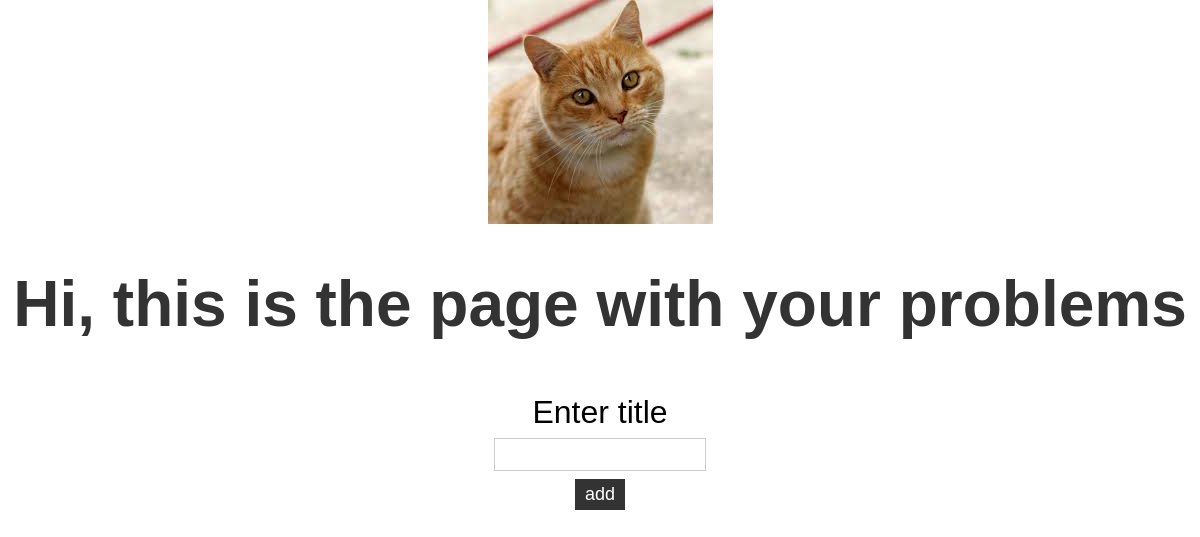
/, run on an earlier commit of the app's database.
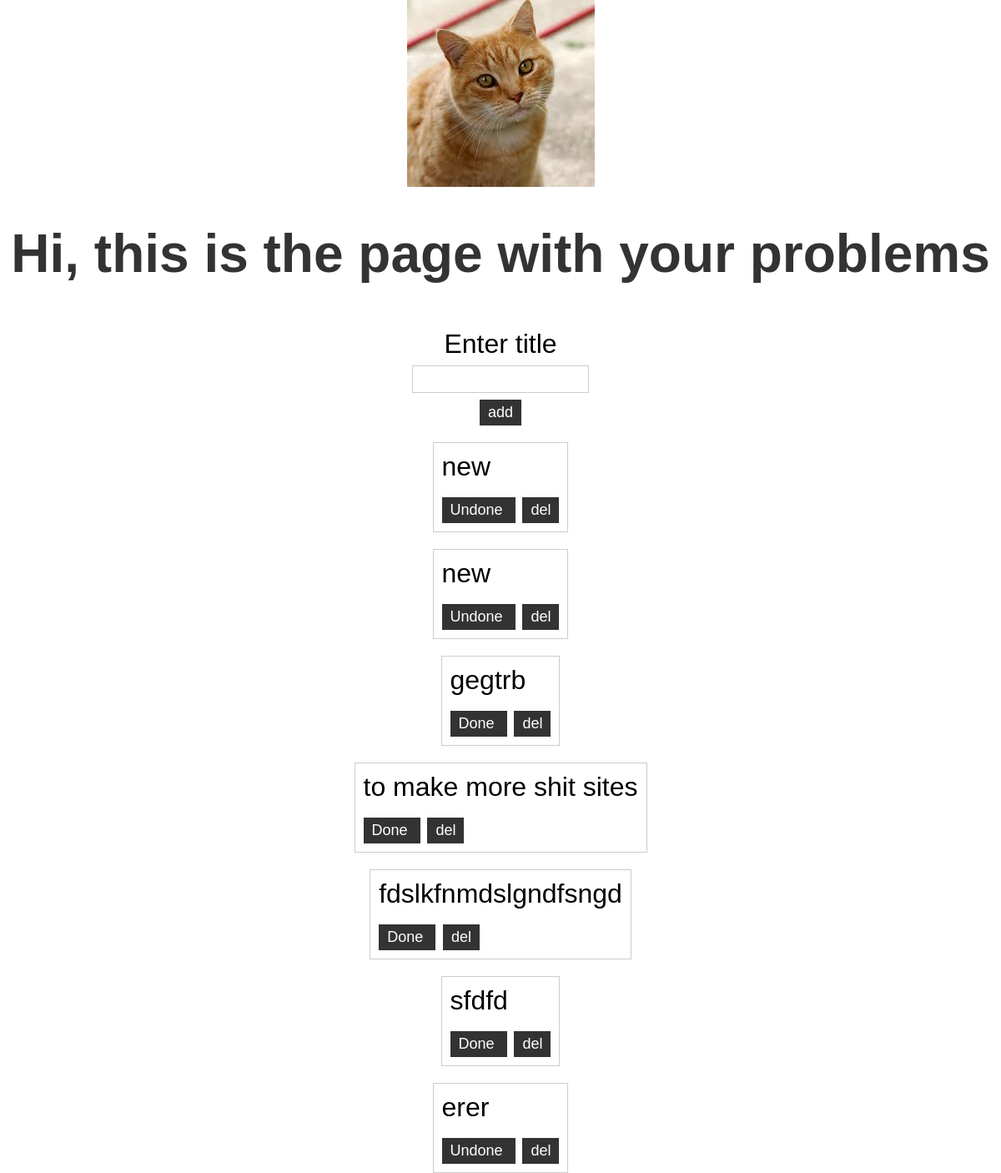
And on a later commit of the database.
### todo/models.py (models this page shows, shortened)
class Problem(models.Model):
    STATUSES = (('UDN', 'Undone'),
                ('DN', 'Done'))
    title = models.CharField(max_length=200)
    status = models.CharField(max_length=6,
                              choices=STATUSES,
                                default=STATUSES[0])
    created_at = models.DateTimeField(auto_now_add=True)
    class Meta:
        ordering = ['-created_at']

### todo/views.py (the view, shortened to what this page needs)
# urls.py: path('', views.index_view, name='index'),
def index_view(request: HttpRequest):
    if request.method == "GET":
        problems = Problem.objects.all()
        template = loader.get_template('todo/index.html')
        return HttpResponse(template.render({'problems': problems}, request))

### todo/templates/todo/index.html (shortened to what this page needs)
{% load static %}
<!DOCTYPE html>
<html lang="en">
<head>
    <link rel="stylesheet" href="{% static 'todo/css/style.css' %}">
</head>
<body>
    <img src="{% static 'todo/imgs/cat.jpg' %}" alt="">
    <h1>Hi, this is the page with your problems</h1>
    <div class="add-problem">
        <form action="{% url 'todo:add' %}" method="POST">
            <label for="title">Enter title</label>
            <br>
            <input type="text" name="title" required>
            <br>
            <input type="submit" value="add">
        </form>
    </div>
    {% for el in problems %}
    <div class="problems-list">
        <p>{{el.title}}</p>
        <form action="" method="POST" target="_self">
            <input type="submit" value="{% if  el.status == 'UDN'%}Done{% else %}Undone{% endif %} ">
        </form>
        <form action="{% url 'todo:delete' %}" method="POST">
            <input type="submit" value="del">
        </form>
    </div>
    {% endfor %}
</body>
</html>

What changed in the data, as far as the page shows it:
added Problem: title "new", status "Undone"
added Problem: title "new", status "Undone"
added Problem: title "gegtrb", status "Done"
added Problem: title "to make more shit sites", status "Done"
added Problem: title "fdslkfnmdslgndfsngd", status "Done"
added Problem: title "sfdfd", status "Done"
added Problem: title "erer", status "Undone"
